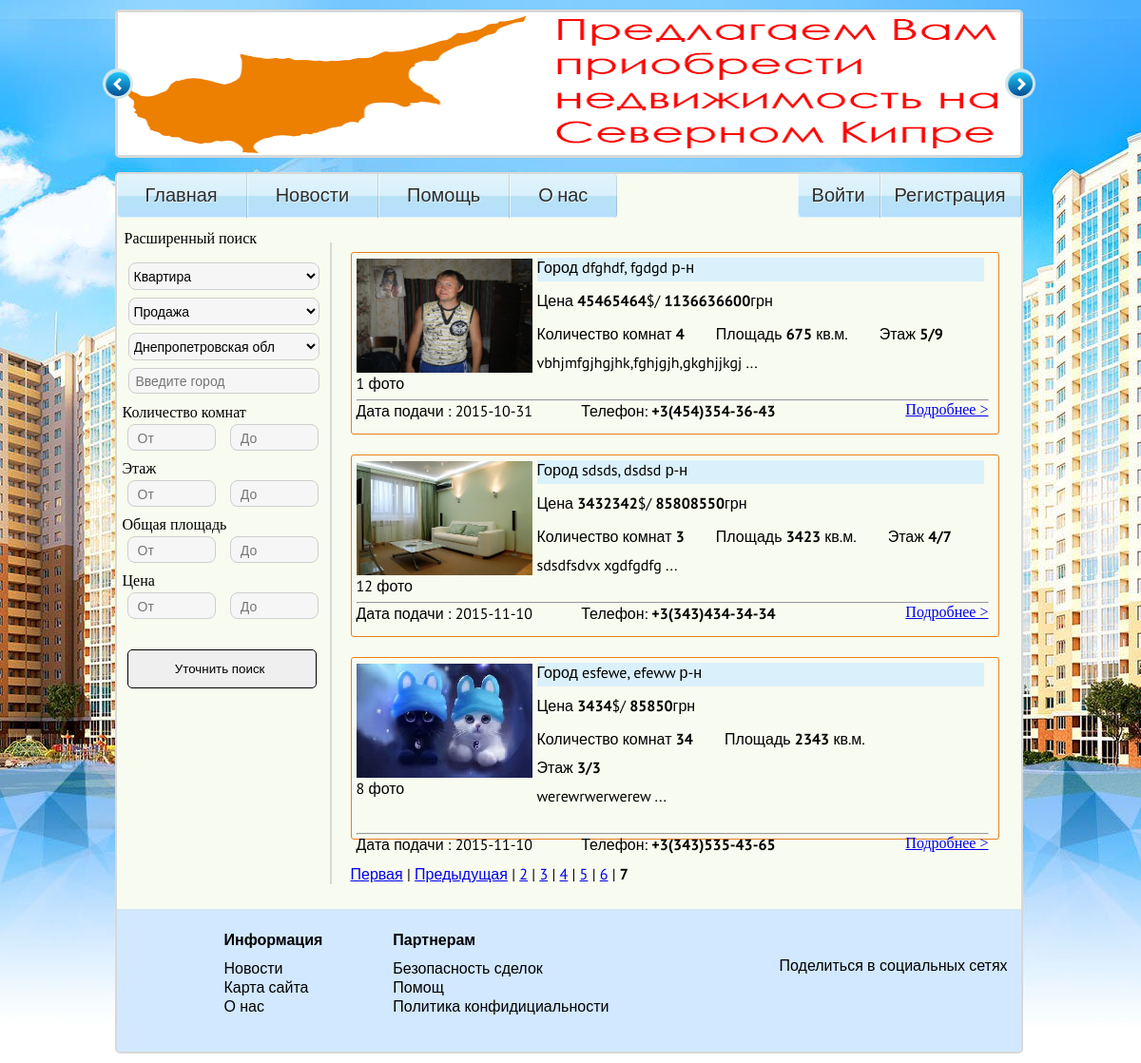
/vuvod.php?page=7&property_Type=1, run on the app's committed database.
### tables this page shows
CREATE TABLE IF NOT EXISTS `order` (
  `id_order` int(6) NOT NULL AUTO_INCREMENT,
  `order_status` int(2) NOT NULL,
  `order_view` int(2) NOT NULL,
  `area` int(3) NOT NULL,
  `property_Type` int(2) NOT NULL,
  `show` int(2) NOT NULL,
  `city` varchar(100) NOT NULL,
  `district` varchar(100) NOT NULL,
  `street` varchar(100) NOT NULL,
  `rooms` int(2) NOT NULL,
  `floor` int(2) NOT NULL,
  `all_floor` int(2) NOT NULL,
  `general` int(4) NOT NULL,
  `type_wall` varchar(100) NOT NULL,
  `description` text NOT NULL,
  `price` int(6) NOT NULL,
  `Username` varchar(100) NOT NULL,
  `user_login` varchar(100) NOT NULL,
  `phone` varchar(100) NOT NULL,
  `datatime_order` int(10) NOT NULL,
  PRIMARY KEY (`id_order`)
);

CREATE TABLE IF NOT EXISTS `img` (
  `id` int(5) NOT NULL AUTO_INCREMENT,
  `img_order` int(5) NOT NULL,
  `image` varchar(255) NOT NULL,
  `user_login` varchar(255) NOT NULL,
  PRIMARY KEY (`id`)
);

### vuvod.php (the view, shortened to what this page needs)
<?php include_once "bd_connect.php";
      include_once "check.php";
?>
<html Doctype>
<head>
  <link href="/css/style.css" rel="stylesheet">
 </head>
<body>
  <div class="content">
    <div class="rotator" id="rotator1"></div>
    <div style="clear: both; height: 1px"></div>
    <div class="centr">
      <div id="fancyNav">
           <ul class="fancyNav">
            <li><a href="index.php" ><span>Главная</span></a></li>
            <li><a href="news.php"><span>Новости</span></a></li>
            <li><a href="help.php"><span>Помощь</span></a></li>
            <li><a href="about_us.php"><span>О нас</span></a></li>
           </ul>
       </div>
        <div class="fancy">
            <ul class="fancyNav2">
                <li id="login"><?php echo $msg_log; ?></li>
                <li id="regist"><?php echo $msg_reg; ?></li>
            </ul>
        </div>
        <div style="clear: both; height: 1px"></div>
  <div class="demo_block_left">
    <p class="poisk_nazva"> Расширенный поиск  </p>
       <form id="loginform" name="form" action="vuvod.php" accept-charset="utf-8" method="GET" >
             <ul>
               <li>
                  <select class="" name='property_Type' >
                    <option value="1"> Квартира  </option>
                  </select>
               </li>
               <li>
                  <select class="" name='order_view' >
                    <option value="1"> Продажа </option>
                  </select>
               </li>
               <li>
                  <select class="" name='area' >
                    <option value="1"> Днепропетровская обл</option>
                  </select>
               </li>
               <li>
                  <input class="name_siti_input" placeholder="Введите город " value="" name="city">
               </li>
               <li>
                  <p class="name_poisk_filter">Количество комнат</p>
                  <input class="block_input" placeholder="От" value="" name="min_rooms"> <input class="block_input" placeholder="До" value="" name="max_rooms">
               </li>
    <?php  if($_GET['property_Type']==1) { ?>
               <li>
                  <p class="name_poisk_filter">Этаж</p>
                  <input class="block_input" placeholder="От" value="" name="min_floor"> <input class="block_input" placeholder="До" value="" name="max_floor">
               </li>
          <?php } ?>
                <li>
                  <p class="name_poisk_filter">Общая площадь</p>
                  <input class="block_input" placeholder="От" value="" name="min_general"> <input class="block_input" placeholder="До" value="" name="max_general">
               </li>
                <li>
                  <p class="name_poisk_filter">Цена</p>
                  <input class="block_input" placeholder="От" value="" name="min_price"> <input class="block_input" placeholder="До" value="" name="max_price">
               </li>
               <li>
                  <input class="submit_poisk_left" type="submit" name="filter" value="Уточнить поиск " >
               </li>
            </ul>
       </form>
       <div style="clear: both; height: 1px"></div>
    </div>
<div class="demo_block_right">
 <?php
    $where=!empty($_GET['property_Type']) ? '  `property_Type` = "' . $_GET['property_Type'] . '"' : '';
    $where.=!empty($_GET['order_view'])  ? ' AND `order_view` = "' . $_GET['order_view'] . '"' : '';
    $where.= !empty($_GET['area']) ? ' AND `area` = "' . $_GET['area'] . '"' : '';
    $where.= !empty($_GET['city']) ? ' AND `city` LIKE "' . $_GET['city'].'%"' : '';
    $where.= !empty($_GET['min_rooms']) ? ' AND `rooms` >= "' . $_GET['min_rooms'] . '"' : '';
    $where.= !empty($_GET['max_rooms']) ? ' AND `rooms` <= "' . $_GET['max_rooms'] . '"' : '';
    $where.= !empty($_GET['min_floor']) ? ' AND `floor` >= "' . $_GET['min_floor'] . '"' : '';
    $where.= !empty($_GET['max_floor']) ? ' AND `floor` <= "' . $_GET['max_floor'] . '"' : '';
    $where.= !empty($_GET['min_general']) ? ' AND `general` >= "' . $_GET['min_general'] . '"' : '';
    $where.= !empty($_GET['max_general']) ? ' AND `general` <= "' . $_GET['max_general'] . '"' : '';
    $where.= !empty($_GET['min_price']) ? ' AND `price` >= "' . $_GET['min_price'] . '"' : '';
    $where.= !empty($_GET['max_price']) ? ' AND `price` <= "' . $_GET['max_price'] . '"' : '';
$where0 = ' WHERE ' . ltrim( $where);
  $num = 5;
  if (isset($_GET['page'])) {
  $page = $_GET['page'];
  }
  $str77 = "SELECT COUNT(*) FROM `order` $where0";
  $sql77 = mysqli_query($connect, $str77);
  $res77 = mysqli_fetch_array($sql77);
  $temp=$res77["COUNT(*)"];
  $posts = $temp;
  $total = (($posts - 1) / $num) + 1;
  $total =  intval($total);
  if (isset($page)) {
  $page = intval($page);
  }
  $start = $page * $num - $num;
if(!empty($where)){
    $where1 = ' WHERE ' . ltrim( $where);
    $query = "SELECT  SUBSTRING(`description`, 1, 110) AS `description`, city, district, price, rooms, general, floor, datatime_order, phone, id_order, all_floor,property_Type,order_view FROM  `order` $where1 LIMIT $start, $num ";
    $result = mysqli_query($connect, $query);
    if(!empty($result)) {
   while($res= mysqli_fetch_array($result)) {
 ?>
<div class="vuvod_filtr_blok">
  <div class="result_poisk">
   <div class="img_mini">
    <?php
          $ig=$res['id_order'];
        $quer1 ="SELECT image FROM `img` WHERE img_order='$ig' LIMIT 1" ;
        $result1 = mysqli_query($connect, $quer1);
         if($res1 = mysqli_fetch_array($result1)){
                            ?>
                            <img src="/gallery/<?php echo $res1['image'];?>"width="185" height="120"  class="poisk_photo" alt="foto"/>
                            <?php ;}
                                 else{?>
                                  <img src="/gallery/no-image.png" width="185" height="120"  class="poisk_photo" alt="foto"/>
                                 <?php ;} ?>
          <div class="count_photo">
        <?php
            $str3 = "SELECT COUNT(*) FROM `img` WHERE img_order='$ig'";
            $sql6 = mysqli_query($connect, $str3);
            $res2 = mysqli_fetch_array($sql6);
            echo $res2["COUNT(*)"];
        ?> фото
      </div>
      <div style="clear: both; height: 1px"></div>
     </div>
      <div class="region">
       Город <?php echo $res['city']; ?>, <?php echo $res['district']; ?> р-н
     </div>
     <div class="price_result">
        Цена <b><?php echo $res['price']; ?></b>$/ <b><?php  $usdkurs=$res['price']*25; echo $usdkurs; ?></b>грн
     </div>
      <div class="info_rooms_div">
     <ul class="info_rooms">
       <li> Количество комнат <b><?php echo $res['rooms']; ?></b></li>
       <li>Площадь <b><?php echo $res['general']; ?></b> кв.м.</li>
       <li>Этаж <b><?php echo $res['floor']; ?>/<?php echo $res['all_floor']; ?></b> </li>
     </ul>
     <div class="info_opisanie">
        <?php echo   $res['description']; ?> ...
     </div>
  </div>
   <div style="clear: both; height: 1px"></div>
   <hr>
    <div class="infvuvod_footer_div">
     <ul class="infvuvod_footer">
       <li>Дата подачи : <?php echo  date('Y-m-d', $res['datatime_order']); ?>&nbsp;&nbsp;&nbsp;&nbsp;&nbsp;&nbsp;</li>
      <li>&nbsp;&nbsp;&nbsp;&nbsp;&nbsp;&nbsp;Телефон: <b><?php echo $res['phone']; ?></b></li>
     </ul>
      </div>
     <div class="podrobno"> <a href="pokaz.php?id_order=<?php echo $res['id_order'];?>&property_Type=<?php echo $res['property_Type'];?>&order_view=<?php echo $res['order_view'];?> ">Подробнее > </a></div>
    <div style="clear: both; height: 1px"></div>
</div>
</div>
  <div style="clear: both; height: 1px"></div>
  <?php } }
  else {
    ?><div class="er"><?php
   echo "Нет условий вывода по данному запросу, попробуйте ввести другие условия поиска";?>
   </div><?php
 }
  ?>
  <?php
if (!empty($_GET['property_Type'])){
	$property_Type=$_GET['property_Type'];
	$afte="property_Type=".$property_Type;
}
if ($page != 1) $pervpage = '<a href=vuvod.php?page=1&'.$afte.'>Первая</a> | <a href=vuvod.php?page='. ($page - 1) .'&'.$afte.'>Предыдущая</a> | ';
if($page - 5 > 0) $page5left = ' <a href=vuvod.php?page='. ($page - 5) .'&'.$afte.'>'. ($page - 5) .'</a> | ';
if($page - 4 > 0) $page4left = ' <a href=vuvod.php?page='. ($page - 4) .'&'.$afte.'>'. ($page - 4) .'</a> | ';
if($page - 3 > 0) $page3left = ' <a href=vuvod.php?page='. ($page - 3) .'&'.$afte.'>'. ($page - 3) .'</a> | ';
if($page - 2 > 0) $page2left = ' <a href=vuvod.php?page='. ($page - 2) .'&'.$afte.'>'. ($page - 2) .'</a> | ';
if($page - 1 > 0) $page1left = '<a href=vuvod.php?page='. ($page - 1) .'&'.$afte.'>'. ($page - 1) .'</a> | ';
if ($total > 1)
{
echo $pervpage.$page5left.$page4left.$page3left.$page2left.$page1left.'<b>'.$page.'</b>'.$page1right.$page2right.$page3right.$page4right.$page5right.$nextpage;
}
?>
<?php }   ?>
     <div style="clear: both; height: 1px"></div>
</div>
<div style="clear: both; height: 1px"></div>
 <footer>
            <ul class="spisok_footer">
              <li ><h3>Информация </h3></li>
              <li><a href="/news">Новости</a> </li>
              <li> <a href="">Карта сайта</a></li>
              <li> <a href="/about_us">О нас </a></li>
            </ul>
            <ul class="spisok_footer">
              <li ><h3>Партнерам  </h3></li>
              <li><a href="">Безопасность сделок</a> </li>
              <li> <a href="/help">Помощ </a></li>
              <li> <a href="">Политика конфидициальности </a></li>
            </ul>
            <div class="soc">
               <p>Поделиться в социальных сетях</p>
              <div class="share42init"></div>
            </div>
           </footer>
</div>
                 </body>
                     </html>

### data on the page
order: img.image (picture), COUNT "1", city "dfghdf", district "fgdgd", price "45465464", price "1136636600", rooms "4", general "675", floor "5", all_floor "9", description "vbhjmfgjhgjhk,fghjgjh,gkghjjkgj", datatime_order "2015-10-31", phone "+3(454)354-36-43"
order: img.image (picture), COUNT "12", city "sdsds", district "dsdsd", price "3432342", price "85808550", rooms "3", general "3423", floor "4", all_floor "7", description "sdsdfsdvx xgdfgdfg", datatime_order "2015-11-10", phone "+3(343)434-34-34"
order: img.image (picture), COUNT "8", city "esfewe", district "efeww", price "3434", price "85850", rooms "34", general "2343", floor "3", all_floor "3", description "werewrwerwerew", datatime_order "2015-11-10", phone "+3(343)535-43-65"

### other printed values
$page - 5 "2"
$page - 4 "3"
$page - 3 "4"
$page - 2 "5"
$page - 1 "6"
$page "7"
